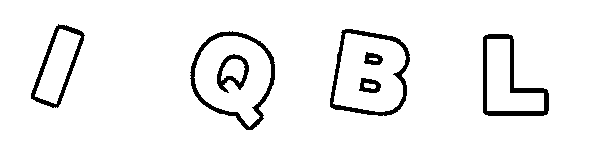
#> input picture data/train/IQBL.png, 600 x 150 px; its folder holds only this picture in this run
$ jupyter execute --allow-errors cnn.ipynb   (shell and % lines are left out)
#> lines starting #> are read from the running program, lines starting #| are printed output that depends on the picture; after the words box and inside, x2 and y2 are one past the last pixel; in counts of white or black regions, pixels touching at a corner belong together
[cell 1]
import pandas as pd
import numpy as np
import cv2
import glob
# import imutils
# from imutils import paths
import os
import os.path
import matplotlib.pyplot as plt
import os
# print(os.listdir("train"))
from keras.preprocessing.image import ImageDataGenerator, array_to_img, img_to_array, load_img

#> (a cell that did not finish here is left out)

[cell 3]
# creating empty list for holding the coordinates of the letters
letter_image_regions = []
# finding the contours
#> (the rest of this cell did not finish here and is left out)

#> (a cell that did not finish here is left out)

[cell 5]
SOLVED_CAPTCHA_FOLDER = '../input/cap-data/data/train'
OUTPUT_FOLDER = "../output/train"


# Get the path of all the solved captcha images
solved_captchas = glob.glob(os.path.join(SOLVED_CAPTCHA_FOLDER, "*"))
counts = {}

# loop over the image paths
for (i, captcha) in enumerate(solved_captchas):
    print("processing image {}/{}".format(i + 1, len(solved_captchas)))


    # grab the base filename as the text
    filename = os.path.basename(captcha)
    captcha_text = os.path.splitext(filename)[0]

    # Load the image and convert it to grayscale
    image = cv2.imread(captcha)
#> image is the input picture: shape (150, 600, 3); 94.3% white; 7 black regions, largest, box (x1, y1, x2, y2) and area: (483, 34, 549, 116) 1208, (190, 31, 275, 130) 1188, (330, 29, 410, 116) 1139
    gray = cv2.cvtColor(image, cv2.COLOR_BGR2GRAY)

    # applying threshold
    thresh = cv2.threshold(gray, 127, 255, cv2.THRESH_BINARY_INV, cv2.THRESH_OTSU)[1]
#> thresh: shape (150, 600); 5.7% white; 7 white regions

     # finding the contours
    contours, hierarchy = cv2.findContours(thresh.copy(), cv2.RETR_EXTERNAL, cv2.CHAIN_APPROX_SIMPLE)
#> contours = 4 contours; box (x1, y1, x2, y2) and area: (190, 31, 275, 130) 5860, (330, 29, 410, 116) 5484, (483, 34, 549, 116) 3337, (31, 24, 85, 108) 2392

    # creating empty list for holding the coordinates of the letters
    letter_image_regions = []

    # Now we will loop through each of the contours and extract the letter
    for contour in contours:
        # Get the rectangle that contains the contour
        (x, y, w, h) = cv2.boundingRect(contour)

        # checking if any counter is too wide
        # if countour is too wide then there could be two letters joined together or are very close to each other
        if w / h > 1.25:
            # Split it in half into two letter regions
            half_width = int(w / 2)
            letter_image_regions.append((x, y, half_width, h))
            letter_image_regions.append((x + half_width, y, half_width, h))
        else:

            letter_image_regions.append((x, y, w, h))
#> this loop made 4 passes
#> (x, y, w, h) on passes 1 to 4: (483, 34, 66, 82), (190, 31, 85, 99), (330, 29, 80, 87), (31, 24, 54, 84)
#> after the loop, letter_image_regions = [(483, 34, 66, 82), (190, 31, 85, 99), (330, 29, 80, 87), (31, 24, 54, 84)]


    # Sort the detected letter images based on the x coordinate to make sure
    # we get them from left-to-right so that we match the right image with the right letter
    letter_image_regions = sorted(letter_image_regions, key=lambda x: x[0])
#> letter_image_regions = [(31, 24, 54, 84), (190, 31, 85, 99), (330, 29, 80, 87), (483, 34, 66, 82)]

    # Save each letter as a single image
    for letter_bounding_box, letter_text in zip(letter_image_regions, captcha_text):
        # Grab the coordinates of the letter in the image
        x, y, w, h = letter_bounding_box

        # Extract the letter from the original image with a 2-pixel margin around the edge
        letter_image = gray[y - 2:y + h + 2, x - 2:x + w + 2]


        # Get the folder to save the image in
        save_path = os.path.join(OUTPUT_FOLDER, letter_text)

        # creating different output folder for storing different letters
        if not os.path.exists(save_path):
            os.makedirs(save_path)

        # write the letter image to a file
        count = counts.get(letter_text, 1)
        p = os.path.join(save_path, "{}.png".format(str(count)))
        cv2.imwrite(p, letter_image)

        # increment the count
        counts[letter_text] = count + 1
#> this loop made 4 passes
#> pass 1, `letter_image = gray[y - 2:y + h + 2, x - 2:x + w + 2]`:
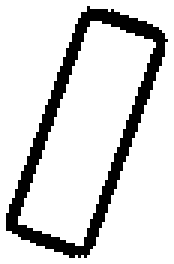
#> letter_image: shape (88, 58) (shown 3 times larger); 84% white; 1 black region, box (x1, y1, x2, y2) and area: (2, 2, 56, 86) 818
#> pass 2, `letter_image = gray[y - 2:y + h + 2, x - 2:x + w + 2]`:
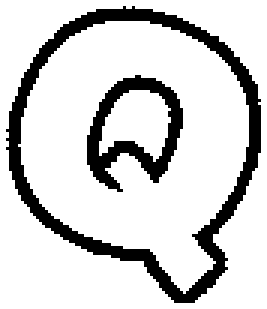
#> letter_image: shape (103, 89) (shown 3 times larger); 82.1% white; 2 black regions, box (x1, y1, x2, y2) and area: (2, 2, 87, 101) 1188, (29, 25, 61, 64) 454
#> pass 3, `letter_image = gray[y - 2:y + h + 2, x - 2:x + w + 2]`:
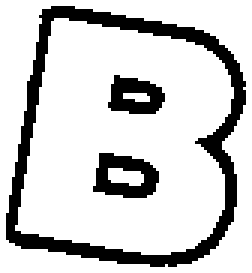
#> letter_image: shape (91, 84) (shown 3 times larger); 80.3% white; 3 black regions, box (x1, y1, x2, y2) and area: (2, 2, 82, 89) 1139, (31, 51, 53, 66) 201, (36, 25, 55, 38) 164
#> after the loop, counts = {'I': 2, 'Q': 2, 'B': 2, 'L': 2}

$ run again, on data/train/IVQ.png
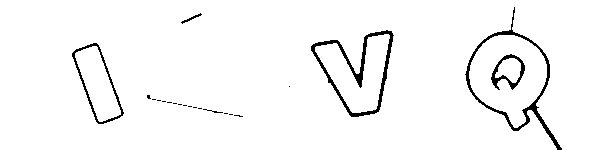
#> input picture data/train/IVQ.png, 600 x 150 px
#> image is the input picture: shape (150, 600, 3); 96.6% white; 21 black regions (15 under 20 px), largest, box (x1, y1, x2, y2) and area: (311, 30, 394, 117) 1101, (465, 7, 562, 150) 1036, (72, 43, 124, 124) 445, (491, 54, 525, 90) 337, (181, 13, 202, 24) 49, (203, 109, 223, 113) 23
#> thresh: shape (150, 600); 3.4% white; 21 white regions (15 under 20 px)
#> contours = 20 contours, 16 with area under 20; largest, box (x1, y1, x2, y2) and area: (465, 7, 562, 150) 5758, (311, 30, 394, 117) 3916, (72, 43, 124, 124) 2167, (181, 13, 202, 24) 28
#> the loop `for contour in contours:` made 20 passes
#> (contour, x, y, w, h, half_width) on passes 2, 3, 5, 6, 7, 8, 9, 10: ([[229, 114], [232, 114]], 229, 114, 4, 1, 2), ([[224, 113], [227, 113]], 224, 113, 4, 1, 2), ([[198, 108], [201, 108]], 198, 108, 4, 1, 2), ([[193, 107], [196, 107]], 193, 107, 4, 1, 2), ([[188, 106], [191, 106]], 188, 106, 4, 1, 2), ([[183, 105], [186, 105]], 183, 105, 4, 1, 2), ([[178, 104], [181, 104]], 178, 104, 4, 1, 2), ([[173, 103], [176, 103]], 173, 103, 4, 1, 2)
#> after the loop `for contour in contours:`: letter_image_regions = 35 items, first 6: (234, 115, 4, 2), (238, 115, 4, 2), (229, 114, 2, 1), (231, 114, 2, 1), (224, 113, 2, 1), (226, 113, 2, 1)
#> `letter_image_regions = sorted(letter_image_regions, key=lambda x: x[0])`: letter_image_regions = 35 items, first 6: (72, 43, 52, 81), (147, 95, 4, 4), (152, 99, 2, 1), (154, 99, 2, 1), (157, 100, 2, 1), (159, 100, 2, 1)
#> the loop `for letter_bounding_box, letter_text in zip(letter_image_regions, capt..` made 3 passes
#> pass 1, `letter_image = gray[y - 2:y + h + 2, x - 2:x + w + 2]`:
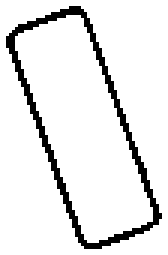
#> letter_image: shape (85, 56) (shown 3 times larger); 90.7% white; black in thin lines or dots, all inside (x1, y1, x2, y2) = (2, 2, 54, 83)
#> after the loop `for letter_bounding_box, letter_text in zip(letter_image_regions, capt..`: counts = {'I': 2, 'V': 2, 'Q': 2}

$ run again, on data/train/KQFM.png
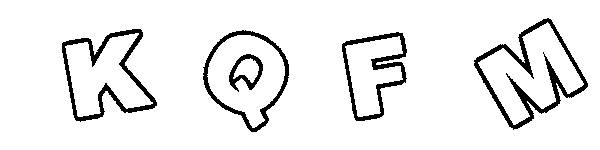
#> input picture data/train/KQFM.png, 600 x 150 px
#> image is the input picture: shape (150, 600, 3); 92.6% white; 5 black regions, box (x1, y1, x2, y2) and area: (474, 18, 588, 130) 2117, (62, 29, 157, 122) 1648, (342, 32, 407, 121) 1276, (203, 30, 289, 132) 1151, (229, 54, 263, 92) 446
#> thresh: shape (150, 600); 7.4% white; 5 white regions
#> contours = 4 contours; box (x1, y1, x2, y2) and area: (474, 18, 588, 130) 6698, (203, 30, 289, 132) 5830, (62, 29, 157, 122) 5286, (342, 32, 407, 121) 3791
#> the loop `for contour in contours:` made 4 passes
#> (x, y, w, h) on passes 1 to 4: (342, 32, 65, 89), (203, 30, 86, 102), (62, 29, 95, 93), (474, 18, 114, 112)
#> after the loop `for contour in contours:`: letter_image_regions = [(342, 32, 65, 89), (203, 30, 86, 102), (62, 29, 95, 93), (474, 18, 114, 112)]
#> `letter_image_regions = sorted(letter_image_regions, key=lambda x: x[0])`: letter_image_regions = [(62, 29, 95, 93), (203, 30, 86, 102), (342, 32, 65, 89), (474, 18, 114, 112)]
#> the loop `for letter_bounding_box, letter_text in zip(letter_image_regions, capt..` made 4 passes
#> pass 1, `letter_image = gray[y - 2:y + h + 2, x - 2:x + w + 2]`:
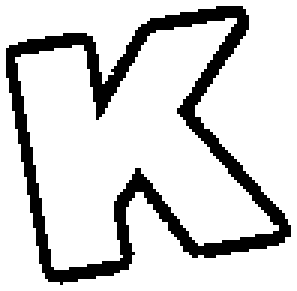
#> letter_image: shape (97, 99) (shown 3 times larger); 82.8% white; 1 black region, box (x1, y1, x2, y2) and area: (2, 2, 97, 95) 1648
#> pass 3, `letter_image = gray[y - 2:y + h + 2, x - 2:x + w + 2]`:
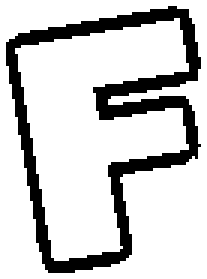
#> letter_image: shape (93, 69) (shown 3 times larger); 80.1% white; 1 black region, box (x1, y1, x2, y2) and area: (2, 2, 67, 91) 1276
#> after the loop `for letter_bounding_box, letter_text in zip(letter_image_regions, capt..`: counts = {'K': 2, 'Q': 2, 'F': 2, 'M': 2}
